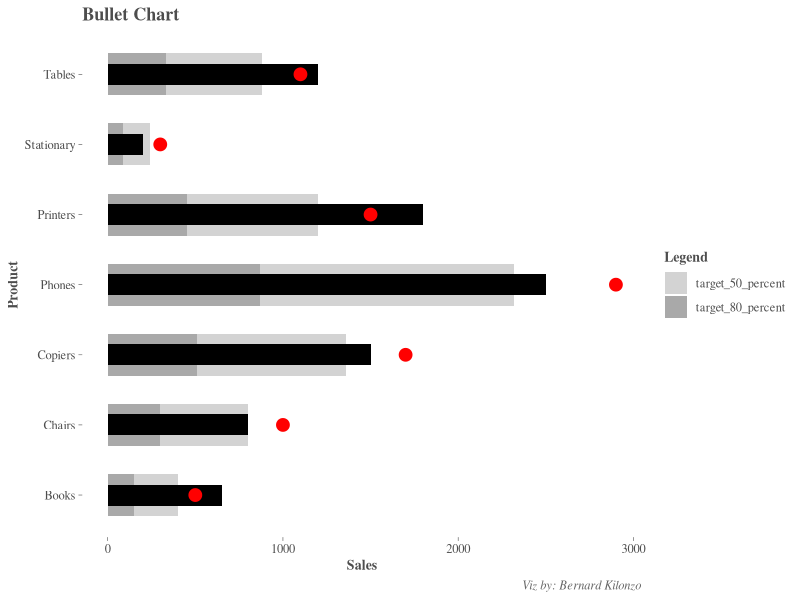

Source code (R):
setwd("C:\\Users\\berna\\OneDrive\\Desktop\\Production\\dataviz\\code\\Bullet chart")

#load libraries
library(tidyverse)

#create sample data
data <- data.frame(
  product = c("Chairs","Tables","Stationary","Phones","Copiers","Books","Printers"),
  sales = c(800,1200,200,2500,1500,650,1800),
  target = c(1000,1100,300,2900,1700,500,1500),
  target_80_percent = c(300,330,90,870,510,150,450),
  target_50_percent = c(500,550,150,1450,850,250,750)
)

#shaping data
data_pivot<-data%>%pivot_longer(target_80_percent:target_50_percent, names_to = "targets", values_to = "value")

#creating bullet chart in ggplot2
ggplot(data_pivot, aes(x = product, y = value)) +
  geom_bar(aes(fill = targets), stat = "identity", width = 0.6) +
  geom_bar(data = data, aes(x = product, y = sales), stat = "identity", fill = "black", width = 0.3) +
  geom_point(data = data, aes(x = product, y = target),stat = "identity", color = "red", size = 4) +
  coord_flip() +
  scale_fill_manual(values = c("target_50_percent" = "#d3d3d3", "target_80_percent" = "#a9a9a9")) +
  labs(title = "Bullet Chart", x = "Product", y = "Sales", fill = "Legend", caption = "Viz by: Bernard Kilonzo")+
  theme(panel.background = element_blank(),
        axis.title = element_text(family = "serif",face = "bold", size = 10, color = "gray30"),
        axis.text = element_text(family = "serif", size = 9, color = "gray30"),
        axis.ticks = element_line(linewidth = 0.2, color = "gray30"),
        legend.title = element_text(family = "serif", face = "bold", size = 10, color = "gray30"),
        legend.text = element_text(family = "serif", size = 9, color = "gray30"),
        plot.title = element_text(family = "serif",face = "bold", size = 13, color = "gray30"),
        plot.caption = element_text(family = "serif", face = "italic", size = 9, color = "gray40"))
